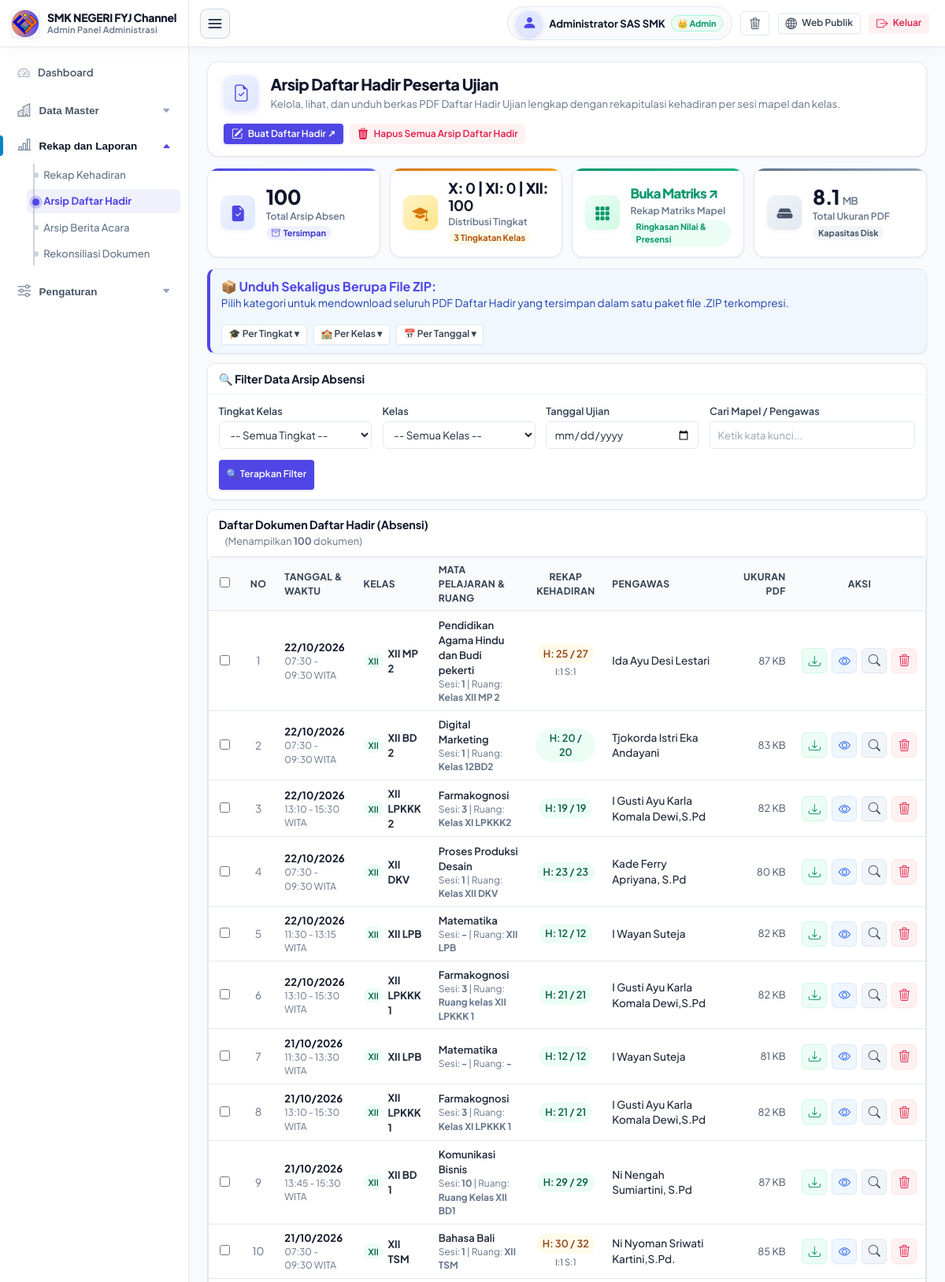
The page /admin/absensi.php (signed in, upper part) on the database its author committed.
### tables this page shows
CREATE TABLE absensi (
    id INTEGER PRIMARY KEY AUTOINCREMENT,
    nama_ujian VARCHAR(150) NOT NULL,
    tahun_ajaran VARCHAR(20) NOT NULL,
    semester VARCHAR(20) NOT NULL,
    class_id INTEGER NOT NULL,
    nama_kelas VARCHAR(50) NOT NULL,
    tingkat VARCHAR(10) DEFAULT 'XII',
    mata_pelajaran VARCHAR(150) NOT NULL,
    sesi VARCHAR(20) DEFAULT '1',
    ruang VARCHAR(50) DEFAULT '',
    tanggal_ujian DATE NOT NULL,
    jam_mulai VARCHAR(10) NOT NULL,
    jam_selesai VARCHAR(10) NOT NULL,
    peserta_hadir INTEGER DEFAULT 0,
    peserta_dispensasi INTEGER DEFAULT 0,
    peserta_izin INTEGER DEFAULT 0,
    peserta_sakit INTEGER DEFAULT 0,
    peserta_tidak_hadir INTEGER DEFAULT 0,
    total_peserta INTEGER DEFAULT 0,
    nama_pengawas_1 VARCHAR(100) NOT NULL,
    nip_pengawas_1 VARCHAR(50) DEFAULT '',
    nama_pengawas_2 VARCHAR(100) DEFAULT '',
    nip_pengawas_2 VARCHAR(50) DEFAULT '',
    signature_mode VARCHAR(20) DEFAULT 'digital',
    ttd_pengawas_1 TEXT,
    ttd_pengawas_2 TEXT,
    pdf_path VARCHAR(255) DEFAULT '',
    file_size INTEGER DEFAULT 0,
    data_siswa TEXT,
    created_at DATETIME,
    updated_at DATETIME
);

### admin/absensi.php (the view, shortened to what the rows shown need)
<?php
$whereSql = "1=1";
$params = [];
$documents = dbFetchAll("SELECT * FROM absensi WHERE {$whereSql} ORDER BY tanggal_ujian DESC, id DESC", $params);
require_once __DIR__ . '/layout_header.php';
?>
<div class="page-header-card">
    <div class="page-header-content">
        <div>
            <h1 class="page-header-title">Arsip Daftar Hadir Peserta Ujian</h1>
        </div>
    </div>
</div>
<div class="card">
    <div class="card-body" style="padding: 0;">
        <form id="formBatchZip" method="POST" action="/admin/absensi.php">
            <div class="table-responsive">
                <table class="table" style="margin-bottom: 0;">
                    <thead>
                        <tr>
                            <th style="width: 40px; text-align: center;">
                                <input type="checkbox" id="checkSelectAll" title="Pilih Semua Baris" onchange="toggleSelectAll(this)">
                            </th>
                            <th style="width: 45px; text-align: center;">No</th>
                            <th>Tanggal & Waktu</th>
                            <th>Kelas</th>
                            <th>Mata Pelajaran & Ruang</th>
                            <th style="text-align: center;">Rekap Kehadiran</th>
                            <th>Pengawas</th>
                            <th style="text-align: right; width: 90px;">Ukuran PDF</th>
                            <th style="text-align: center; width: 160px;">AKSI</th>
                        </tr>
                    </thead>
                    <tbody>
                        <?php if (empty($documents)): ?>
                            <tr>
                                <td colspan="9" style="text-align: center; color: var(--text-muted); padding: 2rem;">
                                    Tidak ada dokumen absensi yang sesuai dengan kriteria filter.
                                </td>
                            </tr>
                        <?php else: ?>
                            <?php foreach ($documents as $idx => $doc): ?>
                                <tr>
                                    <td style="text-align: center;">
                                        <input type="checkbox" name="ids[]" value="<?= $doc['id'] ?>" class="row-checkbox" onchange="updateBatchToolbar()">
                                    </td>
                                    <td style="text-align: center; color: var(--text-muted); font-size: 0.85rem;">
                                        <?= $idx + 1 ?>
                                    </td>
                                    <td>
                                        <strong style="color: var(--slate-900);"><?= date('d/m/Y', strtotime($doc['tanggal_ujian'])) ?></strong>
                                        <div style="font-size: 0.75rem; color: var(--text-muted);">
                                            <?= htmlspecialchars($doc['jam_mulai']) ?> - <?= htmlspecialchars($doc['jam_selesai']) ?> WITA
                                        </div>
                                    </td>
                                    <td>
                                        <div style="display: flex; align-items: center; gap: 0.35rem;">
                                            <span class="badge badge-success" style="font-size: 0.7rem; padding: 2px 6px;">
                                                <?= htmlspecialchars($doc['tingkat']) ?>
                                            </span>
                                            <strong><?= htmlspecialchars($doc['nama_kelas']) ?></strong>
                                        </div>
                                    </td>
                                    <td>
                                        <div style="font-weight: 600; color: var(--slate-800);"><?= htmlspecialchars($doc['mata_pelajaran']) ?></div>
                                        <div style="font-size: 0.75rem; color: var(--text-muted);">
                                            Sesi: <strong><?= htmlspecialchars($doc['sesi']) ?></strong> | Ruang: <strong><?= htmlspecialchars($doc['ruang']) ?></strong>
                                        </div>
                                    </td>
                                    <td style="text-align: center;">
                                        <span class="badge <?= $doc['peserta_hadir'] == $doc['total_peserta'] ? 'badge-success' : 'badge-warning' ?>" style="font-size: 0.8rem;">
                                            H: <?= $doc['peserta_hadir'] ?> / <?= $doc['total_peserta'] ?>
                                        </span>
                                        <?php if ($doc['peserta_izin'] > 0 || $doc['peserta_sakit'] > 0 || $doc['peserta_tidak_hadir'] > 0): ?>
                                            <div style="font-size: 0.7rem; color: #475569; margin-top: 2px;">
                                                <?= $doc['peserta_izin'] > 0 ? "I:{$doc['peserta_izin']} " : "" ?>
                                                <?= $doc['peserta_sakit'] > 0 ? "S:{$doc['peserta_sakit']} " : "" ?>
                                            </div>
                                        <?php endif; ?>
                                    </td>
                                    <td>
                                        <div style="font-size: 0.85rem; font-weight: 500;">
                                            <?= htmlspecialchars($doc['nama_pengawas_1']) ?>
                                        </div>
                                    </td>
                                    <td style="text-align: right; font-size: 0.8rem; color: var(--slate-600); white-space: nowrap;">
                                        <?= round($doc['file_size'] / 1024) ?> KB
                                    </td>
                                    <td style="text-align: center; white-space: nowrap;">
                                        <div class="action-btn-group">
                                            <a href="/admin/absensi.php?action=download_single&id=<?= $doc['id'] ?>"
                                               class="btn-icon-action btn-icon-download" title="Unduh PDF Daftar Hadir">
                                                <i class="bi bi-download"></i>
                                            </a>
                                            <a href="/admin/absensi.php?action=view_single&id=<?= $doc['id'] ?>" target="_blank"
                                               class="btn-icon-action btn-icon-view" title="Buka Pratinjau Dokumen di Tab Baru">
                                                <i class="bi bi-eye"></i>
                                            </a>
                                            <button type="button" class="btn-icon-action btn-icon-detail"
                                                     title="Lihat Detail Dokumen" onclick='showRecordDetail(<?= json_encode($doc, JSON_HEX_TAG | JSON_HEX_APOS | JSON_HEX_QUOT | JSON_HEX_AMP) ?>)'>
                                                <i class="bi bi-search"></i>
                                            </button>
                                            <form method="POST" action="/admin/absensi.php" style="display: inline; margin: 0;"
                                                  onsubmit="return confirm('Hapus dokumen daftar hadir <?= htmlspecialchars($doc['nama_kelas'], ENT_QUOTES) ?> - <?= htmlspecialchars($doc['mata_pelajaran'], ENT_QUOTES) ?>?')">
                                                <button type="submit" class="btn-icon-action btn-icon-delete" title="Hapus Dokumen">
                                                    <i class="bi bi-trash3"></i>
                                                </button>
                                            </form>
                                        </div>
                                    </td>
                                </tr>
                            <?php endforeach; ?>
                        <?php endif; ?>
                    </tbody>
                </table>
            </div>
        </form>
    </div>
</div>
<?php require_once __DIR__ . '/layout_footer.php'; ?>

### rows shown on the page
absensi: tanggal_ujian "22/10/2026", jam_mulai "07:30", jam_selesai "09:30", tingkat "XII", nama_kelas "XII MP 2", mata_pelajaran "Pendidikan Agama Hindu dan Budi pekerti", sesi "1", ruang "Kelas XII MP 2", peserta_hadir "25", total_peserta "27", peserta_izin "1", peserta_sakit "1", nama_pengawas_1 "Ida Ayu Desi Lestari", $doc['file_size']/1024 "87"
absensi: tanggal_ujian "22/10/2026", jam_mulai "07:30", jam_selesai "09:30", tingkat "XII", nama_kelas "XII BD 2", mata_pelajaran "Digital Marketing", sesi "1", ruang "Kelas 12BD2", peserta_hadir "20", total_peserta "20", nama_pengawas_1 "Tjokorda Istri Eka Andayani", $doc['file_size']/1024 "83"
absensi: tanggal_ujian "22/10/2026", jam_mulai "13:10", jam_selesai "15:30", tingkat "XII", nama_kelas "XII LPKKK 2", mata_pelajaran "Farmakognosi", sesi "3", ruang "Kelas XI LPKKK2", peserta_hadir "19", total_peserta "19", nama_pengawas_1 "I Gusti Ayu Karla Komala Dewi,S.Pd", $doc['file_size']/1024 "82"
absensi: tanggal_ujian "22/10/2026", jam_mulai "07:30", jam_selesai "09:30", tingkat "XII", nama_kelas "XII DKV", mata_pelajaran "Proses Produksi Desain", sesi "1", ruang "Kelas XII DKV", peserta_hadir "23", total_peserta "23", nama_pengawas_1 "Kade Ferry Apriyana, S.Pd", $doc['file_size']/1024 "80"
absensi: tanggal_ujian "22/10/2026", jam_mulai "11:30", jam_selesai "13:15", tingkat "XII", nama_kelas "XII LPB", mata_pelajaran "Matematika", sesi "-", ruang "XII LPB", peserta_hadir "12", total_peserta "12", nama_pengawas_1 "I Wayan Suteja", $doc['file_size']/1024 "82"
absensi: tanggal_ujian "22/10/2026", jam_mulai "13:10", jam_selesai "15:30", tingkat "XII", nama_kelas "XII LPKKK 1", mata_pelajaran "Farmakognosi", sesi "3", ruang "Ruang kelas XII LPKKK 1", peserta_hadir "21", total_peserta "21", nama_pengawas_1 "I Gusti Ayu Karla Komala Dewi,S.Pd", $doc['file_size']/1024 "82"
absensi: tanggal_ujian "21/10/2026", jam_mulai "11:30", jam_selesai "13:30", tingkat "XII", nama_kelas "XII LPB", mata_pelajaran "Matematika", sesi "-", ruang "-", peserta_hadir "12", total_peserta "12", nama_pengawas_1 "I Wayan Suteja", $doc['file_size']/1024 "81"
absensi: tanggal_ujian "21/10/2026", jam_mulai "13:10", jam_selesai "15:30", tingkat "XII", nama_kelas "XII LPKKK 1", mata_pelajaran "Farmakognosi", sesi "3", ruang "Kelas XI LPKKK 1", peserta_hadir "21", total_peserta "21", nama_pengawas_1 "I Gusti Ayu Karla Komala Dewi,S.Pd", $doc['file_size']/1024 "82"
absensi: tanggal_ujian "21/10/2026", jam_mulai "13:45", jam_selesai "15:30", tingkat "XII", nama_kelas "XII BD 1", mata_pelajaran "Komunikasi Bisnis", sesi "10", ruang "Ruang Kelas XII BD1", peserta_hadir "29", total_peserta "29", nama_pengawas_1 "Ni Nengah Sumiartini, S.Pd", $doc['file_size']/1024 "87"
absensi: tanggal_ujian "21/10/2026", jam_mulai "07:30", jam_selesai "09:30", tingkat "XII", nama_kelas "XII TSM", mata_pelajaran "Bahasa Bali", sesi "1", ruang "XII TSM", peserta_hadir "30", total_peserta "32", peserta_izin "1", peserta_sakit "1", nama_pengawas_1 "Ni Nyoman Sriwati Kartini,S.Pd.", $doc['file_size']/1024 "85"

### other values the page prints
$namaSekolah "SMK NEGERI FYJ Channel"
$_SESSION['admin_name'] "Administrator SAS SMK"
$totalDocs "100"
$totalX "0"
$totalXI "0"
$totalXII "100"
$totalSizeMB "8.1"
count($documents) "100"
